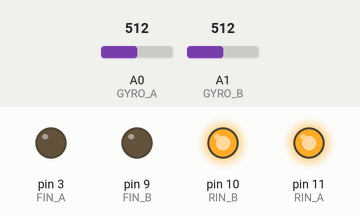
Recording of a sketch running on a simulated Arduino Uno, built with avr-gcc and run on an emulated ATmega328P. On the bench: output pins drawn as LEDs (lit = HIGH). The inputs (shaded band) are chosen by the test bench; at power-on: A0 (GYRO_A) = 512, A1 (GYRO_B) = 512.

Above: at 1.2 s.
1.3 s: A0 (GYRO_A) set to 716
At 1.8 s:
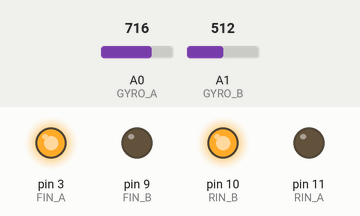
2.8 s: A1 (GYRO_B) set to 716
At 4.0 s:
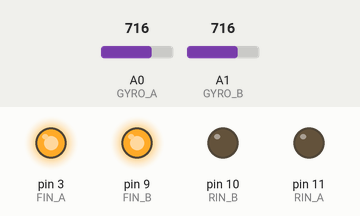
4.3 s: A0 (GYRO_A) set to 511
At 5.0 s:
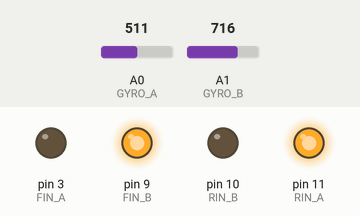
5.8 s: A1 (GYRO_B) set to 511
At 6.2 s:
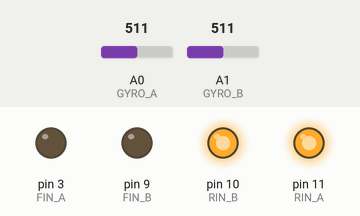
7.3 s: A0 (GYRO_A) set to 900
At 8.5 s:
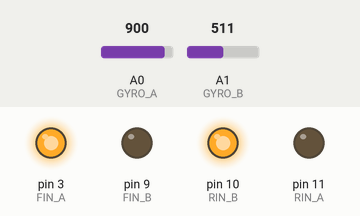
8.8 s: A0 (GYRO_A) set to 306
At 32.09 s:
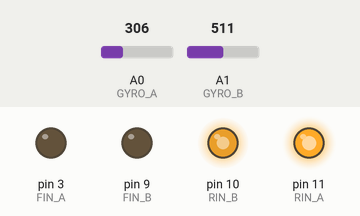
Timing chart, 0 to 34.1 s (numbered marks = the images above; inputs shaded):
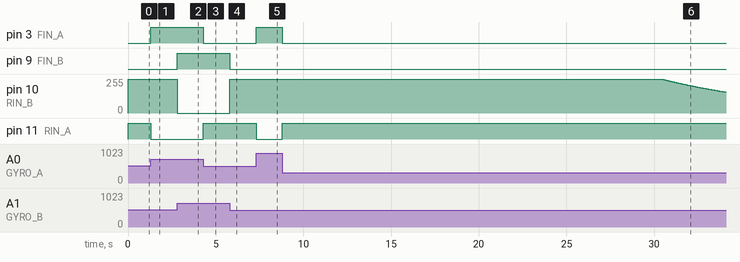

Measured:
- after the input at 1.3 s, pin 3 (FIN_A): LOW → HIGH at once; pin 11 (RIN_A): HIGH → LOW at once
- after the input at 2.8 s, pin 9 (FIN_B): LOW → HIGH at once; pin 10 (RIN_B): 255/255 → 0/255 at once
- after the input at 4.3 s, pin 3 (FIN_A): HIGH → LOW at once; pin 11 (RIN_A): LOW → HIGH at once
- after the input at 5.8 s, pin 9 (FIN_B): HIGH → LOW at once; pin 10 (RIN_B): 0/255 → 255/255 at once
- after the input at 7.3 s, pin 3 (FIN_A): LOW → HIGH at once; pin 11 (RIN_A): HIGH → LOW at once
- after the input at 8.8 s, pin 3 (FIN_A): HIGH → LOW at once; pin 11 (RIN_A): LOW → HIGH at once

The sketch:

PID.ino
```cpp
//A,Bで二軸分制御する
#define KP_A 44 //比例要素
#define KP_B 44
#define KI_A 0.0 //積分要素。
#define KI_B 0.0
#define KD_A 2 //微分要素。ループ処理時間と効果が関係する
#define KD_B 2
#define GYRO_A 0
#define GYRO_B 1
#define FIN_A 3 //正転信号
#define FIN_B 9
#define RIN_A 11 //逆転信号
#define RIN_B 10
#define P_A 0.9999//ループ時間Δtについて時定数τ=-Δt/iognaturalPであり、遮断周波数fc=1/2πτである。ΔtとPでローパスフィルタを構成する
#define P_B 0.9999
#define Q_A 0.93
#define Q_B 0.93
//int pulse = 0; //ループ時間測定用1
float offset_a  = 655; //オフセット3.1Vにドリフトが重畳するのでこれを初期値としてジャイロのアナログ電圧の重み付き時間平均で作成
float offset_b  = 655;
float myn_a = 0;
float myn_b = 0;
float myn_1a = 0;
float myn_1b = 0;
float en_a = 0;
float en_b = 0;
float en_1a = 0;
float en_1b = 0;
float en_2a = 0;
float en_2b = 0;
float driftcorrect_a(float s) {
  float d = analogRead(GYRO_A) * (1 - P_A) + s * P_A;
  return d;
}
float driftcorrect_b(float s) {
  float d = analogRead(GYRO_B) * (1 - P_B) + s * P_B;
  return d;
}
float smooth_a(float t) {
  float sm = (analogRead(GYRO_A) - offset_a) * (1 - Q_A) + t * Q_A;
  return sm;
}
float smooth_b(float t) {
  float sm = (analogRead(GYRO_B) - offset_b) * (1 - Q_B) + t * Q_B;
  return sm;
}
void coilmove_a(float a)
{
  float b = constrain(a, -255, 255);
  if (0 < b ) {
    analogWrite(FIN_A, b);
    analogWrite(RIN_A, 0);
    return;
  }
  if (b <= 0) {
    analogWrite(FIN_A, 0);
    analogWrite(RIN_A, -b);
    return;
  }
}
void coilmove_b(float a)
{
  float b = constrain(a, -255, 255);
  if (0 < b ) {
    analogWrite(FIN_B, b);
    analogWrite(RIN_B, 0);
    return;
  }
  if (b <= 0) {
    analogWrite(FIN_B, 0);
    analogWrite(RIN_B, -b);
    return;
  }
}
void setup()
{
  TCCR1B &= B11111000; //PWM周波数高速化のレジスタ操作。9,10番ピンが31.4kHzになる。
  TCCR1B |= B00000001;
  TCCR2B &= B11111000; //PWM周波数高速化のレジスタ操作。3,11番ピンが31.4kHzになる。
  TCCR2B |= B00000001;
  pinMode(FIN_A, OUTPUT);
  pinMode(FIN_B, OUTPUT);
  pinMode(RIN_A, OUTPUT);
  pinMode(RIN_B, OUTPUT);
  //  pinMode(13,OUTPUT);//ループ時間測定用2
  // Serial.begin(9600);//アナログジャイロセンサのゼロ点校正用1PWM高速化と同時使用できない
}
void loop()
{
  offset_a = driftcorrect_a(offset_a);
  en_a = smooth_a(en_a);
  myn_a = KP_A * (en_a - en_1a) + KI_A * en_a + KD_A * (en_a - 2 * en_1a + en_2a) + myn_1a;
  coilmove_a(myn_a);
  myn_1a = myn_a;
  en_2a = en_1a;
  en_1a = en_a;

  offset_b = driftcorrect_b(offset_b);
  en_b = smooth_b(en_b);
  myn_b = KP_B * (en_b - en_1b) + KI_B * en_b + KD_B * (en_b - 2 * en_1b + en_2b) + myn_1b;
  coilmove_b(myn_b);
  myn_1b = myn_b;
  en_2b = en_1b;
  en_1b = en_b;
  // digitalWrite(13,pulse);//ループ時間測定用3
  // pulse = 1-pulse;//ループ時間測定用4
  // Serial.print(offset);//アナログジャイロセンサのゼロ点校正用2
  // Serial.println(" ");//アナログジャイロセンサのゼロ点校正用3
}
```
